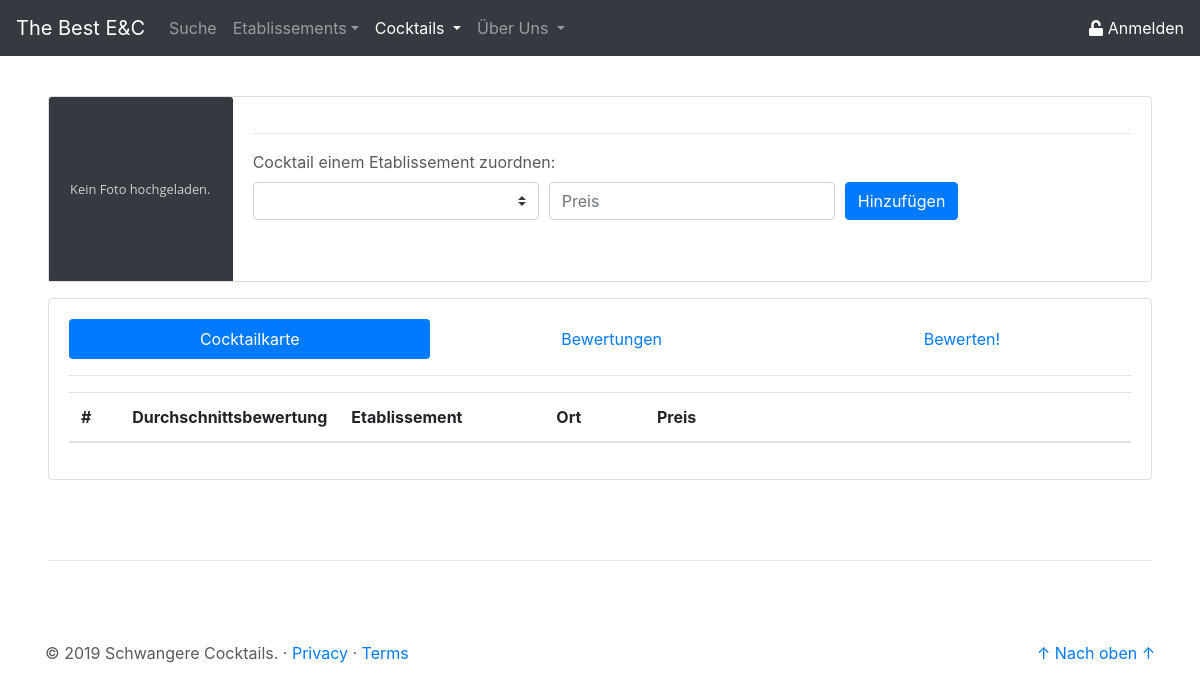
/site/cocktail_details.php, run on an earlier commit of the app's database.
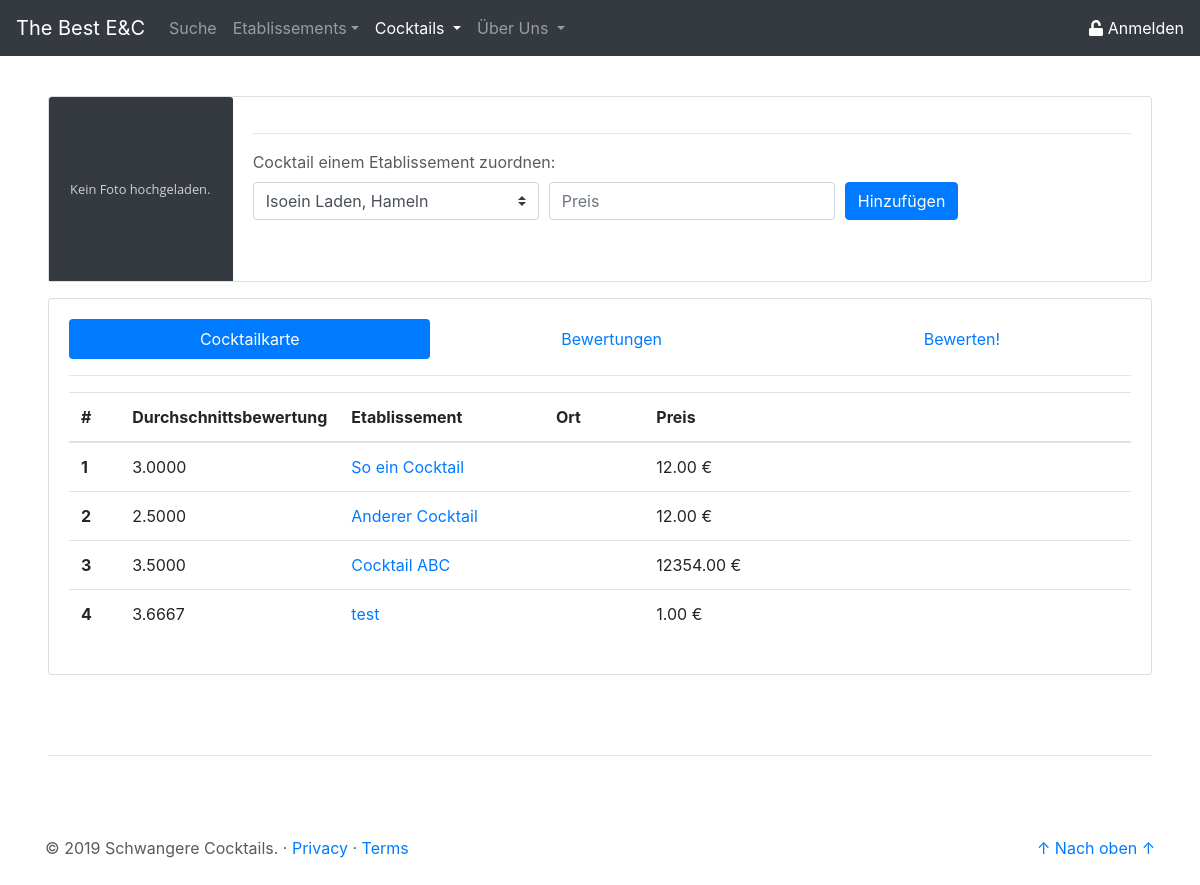
And on a later commit of the database.
### tables this page shows
CREATE TABLE `cock` (
  `id` int(11) NOT NULL,
  `name` varchar(50) NOT NULL,
  `beschreibung` text NOT NULL,
  `img` longblob NOT NULL
);

### php/db/select_allEtab.php (called while the page is built, shortened)
<?php
$pdo = new PDO('mysql:host=localhost;dbname=tbec', 'root', '');
$statement = $pdo->prepare(
    "SELECT id
		   ,name
		   ,ort
     FROM etab");
$result = $statement->execute();
$allEtab = $statement->fetchAll();

### php/db/select_cocktailkarte.php (called while the page is built, shortened)
<?php
$pdo = new PDO('mysql:host=localhost;dbname=tbec', 'root', '');
if(isset($cockId)){
	$statement = $pdo->prepare(
		"SELECT e.id as id
			   ,e.name as name
			   ,e.ort as ort
			   ,ce.preis as preis
			   ,AVG(bc.wert) as wert
		 FROM cock_etab ce
			JOIN etab e
				ON e.id = ce.etab_id
			LEFT JOIN bew_cock bc
				ON ce.id = bc.cock_etab_id
		 WHERE ce.cock_id = :cock_id
		 GROUP BY e.id
				 ,e.name
				 ,e.ort
				 ,ce.preis
				 ,ce.cock_id");
	$result = $statement->execute(array('cock_id' => $cockId));
} else {
	$statement = $pdo->prepare(
		"SELECT c.id as id,
				c.name as name,
				ce.preis as preis,
				AVG(bc.wert) as wert
		 FROM cock_etab ce
 			JOIN cock c
	 			ON c.id = ce.cock_id
    		JOIN bew_cock bc
       			on ce.id = bc.cock_etab_id
		 WHERE ce.etab_id = 2
		 GROUP BY c.id,
		 		  c.name,
				  ce.preis");
$result = $statement->execute(array('etab_id' => $etabId));
}
$cocktailkarte = $statement->fetchAll();

### site/cocktail_details.php (the view, shortened to what the changed rows need)
<?php
include('../php/db/select_cocktailkarte.php');
include('../php/db/select_allEtab.php');
?>
<!doctype html>
<html lang="de">
<head>
	<link rel="stylesheet" href="https://stackpath.bootstrapcdn.com/bootstrap/4.3.1/css/bootstrap.min.css">
	<link href="../css/csstoolbox.css" rel="stylesheet">
</head>
<body>
	<main role="main">
		<div class="mt-5 ml-5 mr-5">
			<div class="card mb-3" width="100%" style="max-height: 360px;">
				<div class="row no-gutters">
					<div class="col-md-10">
						<div class="card-body d-flex flex-column" style="max-height: 200px;">
							<div class="mt-auto">
								<?php echo '
								<form action="../php/cock_zu_etab.php?cock_id=' . $_GET['cock_id'] . '" method="POST">
								<label for="zu_etab">Cocktail einem Etablissement zuordnen:</label>
									<div class="form-row">
										<div class="col-4">
										<select class="custom-select" name="zu_etab" id="zu_etab">';
								for ($i = 0; $i < count($allEtab); $i++) {
									$isValid = true;
									if ($isValid == true) {
										echo '<option value="' . $allEtab[$i][0] . '">' . $allEtab[$i][1] . ', ' . $allEtab[$i][2] . '</option>';
									}
								}
								echo '
										</select>
										</div>
										<div class="col-4">
										<input type="text" maxlength="10" class="form-control" name="preis" id="preis" placeholder="Preis" required>
										</div>
										<div class="col-auto">
											<button type="submit" class="btn btn-primary">Hinzuf&uuml;gen</button>
										</div>
									</div>
								</form>'; ?>
							</div>
						</div>
					</div>
				</div>
			</div>
			<div class="card card-body">
				<div class="tab-content" id="cockDetail-tabContent">
					<div class="tab-pane fade show active" id="cocktailKarte" role="tabpanel" aria-labelledby="cocktailKarte-tab">
						<?php echo '
						<table class="table">
							<thead>
								<tr>
									<th scope="col" style="width: 5.00%">#</th>
									<th scope="col" style="width: 5.00%">Durchschnittsbewertung</th>
									<th scope="col" style="width: 20.00%">Etablissement</th>
									<th scope="col" style="width: 10.00%">Ort</th>
									<th scope="col" style="width: 50.00%">Preis</th>
								</tr>
							</thead>
							<tbody>';
						for ($i = 0; $i < count($cocktailkarte); $i++) {
							echo '<tr>';
							echo '<th scope="row">' . ($i + 1) . '</th>';
							echo '<td>' . $cocktailkarte[$i]["wert"] . '</td>';
							echo '<td>  <a class="" href="etablissement_details.php?etab_id= ' . $cocktailkarte[$i]["id"] . '">' . $cocktailkarte[$i]["name"] . '</a></td>';
							echo '<td>' . $cocktailkarte[$i]["ort"] . '</td>';
							echo '<td>' . $cocktailkarte[$i]["preis"] . ' €</td>';
							echo '</tr>';
						}
						echo '
							</tbody>
						</table>';
						?>
					</div>
				</div>
			</div>
		</div>
	</main>
</body>
</html>

What changed in the data, as far as the page shows it:
added cock: wert "3.0000", name "So ein Cocktail", preis "12.00"
added cock: wert "2.5000", name "Anderer Cocktail", preis "12.00"
added cock: wert "3.5000", name "Cocktail ABC", preis "12354.00"
added cock: wert "3.6667", name "test", preis "1.00"
Also different on the page:
form field zu_etab: (not shown) → "Isoein Laden, Hameln"
